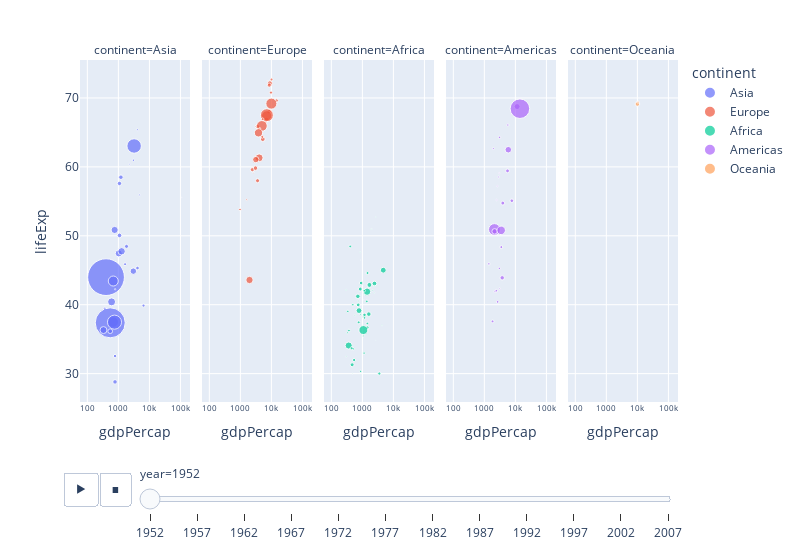

The notebook cell saved with this chart:
### Code cell
# 大陸ごとに散布図を分割
# 年ごとに分割

animation_fig = px.scatter(
     gapminder,
    x="gdpPercap",
    y="lifeExp",
    log_x=True,
    hover_name="country",
    size="pop",
    size_max=40,
    color="continent",
    facet_col="continent",
    width=800,
    animation_frame="year",
)
animation_fig.update_xaxes(tickfont={"size": 8})
animation_fig.show()

### Figure 1 — Plotly figure (JSON) as saved in the notebook; plotly's stock layout.template omitted (floating-point values rounded to 4 significant figures)
{"data": [{"hovertemplate": "<b>%{hovertext}</b><br><br>continent=Asia<br>year=1952<br>gdpPercap=%{x}<br>lifeExp=%{y}<br>pop=%{marker.size}<extra></extra>", "hovertext": ["Afghanistan", "Bahrain", "Bangladesh", "Cambodia", "China", "Hong Kong, China", "India", "Indonesia", "Iran", "Iraq", "Israel", "Japan", "Jordan", "Korea, Dem. Rep.", "Korea, Rep.", "Kuwait", "Lebanon", "Malaysia", "Mongolia", "Myanmar", "Nepal", "Oman", "Pakistan", "Philippines", "Saudi Arabia", "Singapore", "Sri Lanka", "Syria", "Taiwan", "Thailand", "Vietnam", "West Bank and Gaza", "Yemen, Rep."], "legendgroup": "Asia", "marker": {"color": "#636efa", "size": [8425333, 120447, 46886859, 4693836, 556263527, 2125900, 372000000, 82052000, 17272000, 5441766, 1620914, 86459025, 607914, 8865488, 20947571, 160000, 1439529, 6748378, 800663, 20092996, 9182536, 507833, 41346560, 22438691, 4005677, 1127000, 7982342, 3661549, 8550362, 21289402, 26246839, 1030585, 4963829], "sizemode": "area", "sizeref": 824200.0, "symbol": "circle"}, "mode": "markers", "name": "Asia", "orientation": "v", "showlegend": true, "type": "scatter", "x": [779.4, 9867.0, 684.2, 368.5, 400.4, 3054.0, 546.6, 749.7, 3035.0, 4130.0, 4087.0, 3217.0, 1547.0, 1088.0, 1031.0, 108400.0, 4835.0, 1831.0, 786.6, 331, 545.9, 1828.0, 684.6, 1273.0, 6460.0, 2315.0, 1084.0, 1643.0, 1207.0, 757.8, 605.1, 1516.0, 781.7], "xaxis": "x", "y": [28.8, 50.94, 37.48, 39.42, 44, 60.96, 37.37, 37.47, 44.87, 45.32, 65.39, 63.03, 43.16, 50.06, 47.45, 55.56, 55.93, 48.46, 42.24, 36.32, 36.16, 37.58, 43.44, 47.75, 39.88, 60.4, 57.59, 45.88, 58.5, 50.85, 40.41, 43.16, 32.55], "yaxis": "y"}, {"hovertemplate": "<b>%{hovertext}</b><br><br>continent=Europe<br>year=1952<br>gdpPercap=%{x}<br>lifeExp=%{y}<br>pop=%{marker.size}<extra></extra>", "hovertext": ["Albania", "Austria", "Belgium", "Bosnia and Herzegovina", "Bulgaria", "Croatia", "Czech Republic", "Denmark", "Finland", "France", "Germany", "Greece", "Hungary", "Iceland", "Ireland", "Italy", "Montenegro", "Netherlands", "Norway", "Poland", "Portugal", "Romania", "Serbia", "Slovak Republic", "Slovenia", "Spain", "Sweden", "Switzerland", "Turkey", "United Kingdom"], "legendgroup": "Europe", "marker": {"color": "#EF553B", "size": [1282697, 6927772, 8730405, 2791000, 7274900, 3882229, 9125183, 4334000, 4090500, 42459667, 69145952, 7733250, 9504000, 147962, 2952156, 47666000, 413834, 10381988, 3327728, 25730551, 8526050, 16630000, 6860147, 3558137, 1489518, 28549870, 7124673, 4815000, 22235677, 50430000], "sizemode": "area", "sizeref": 824200.0, "symbol": "circle"}, "mode": "markers", "name": "Europe", "orientation": "v", "showlegend": true, "type": "scatter", "x": [1601.0, 6137.0, 8343.0, 973.5, 2444.0, 3119.0, 6876.0, 9692.0, 6425.0, 7030.0, 7144.0, 3531.0, 5264.0, 7268.0, 5210.0, 4931.0, 2648.0, 8942.0, 10100.0, 4029.0, 3068.0, 3145.0, 3581.0, 5075.0, 4215.0, 3834.0, 8528.0, 14730.0, 1969.0, 9980.0], "xaxis": "x2", "y": [55.23, 66.8, 68, 53.82, 59.6, 61.21, 66.87, 70.78, 66.55, 67.41, 67.5, 65.86, 64.03, 72.49, 66.91, 65.94, 59.16, 72.13, 72.67, 61.31, 59.82, 61.05, 58.0, 64.36, 65.57, 64.94, 71.86, 69.62, 43.59, 69.18], "yaxis": "y2"}, {"hovertemplate": "<b>%{hovertext}</b><br><br>continent=Africa<br>year=1952<br>gdpPercap=%{x}<br>lifeExp=%{y}<br>pop=%{marker.size}<extra></extra>", "hovertext": ["Algeria", "Angola", "Benin", "Botswana", "Burkina Faso", "Burundi", "Cameroon", "Central African Republic", "Chad", "Comoros", "Congo, Dem. Rep.", "Congo, Rep.", "Cote d'Ivoire", "Djibouti", "Egypt", "Equatorial Guinea", "Eritrea", "Ethiopia", "Gabon", "Gambia", "Ghana", "Guinea", "Guinea-Bissau", "Kenya", "Lesotho", "Liberia", "Libya", "Madagascar", "Malawi", "Mali", "Mauritania", "Mauritius", "Morocco", "Mozambique", "Namibia", "Niger", "Nigeria", "Reunion", "Rwanda", "Sao Tome and Principe", "Senegal", "Sierra Leone", "Somalia", "South Africa", "Sudan", "Swaziland", "Tanzania", "Togo", "Tunisia", "Uganda", "Zambia", "Zimbabwe"], "legendgroup": "Africa", "marker": {"color": "#00cc96", "size": [9279525, 4232095, 1738315, 442308, 4469979, 2445618, 5009067, 1291695, 2682462, 153936, 14100005, 854885, 2977019, 63149, 22223309, 216964, 1438760, 20860941, 420702, 284320, 5581001, 2664249, 580653, 6464046, 748747, 863308, 1019729, 4762912, 2917802, 3838168, 1022556, 516556, 9939217, 6446316, 485831, 3379468, 33119096, 257700, 2534927, 60011, 2755589, 2143249, 2526994, 14264935, 8504667, 290243, 8322925, 1219113, 3647735, 5824797, 2672000, 3080907], "sizemode": "area", "sizeref": 824200.0, "symbol": "circle"}, "mode": "markers", "name": "Africa", "orientation": "v", "showlegend": true, "type": "scatter", "x": [2449.0, 3521.0, 1063.0, 851.2, 543.3, 339.3, 1173.0, 1071.0, 1179.0, 1103.0, 780.5, 2126.0, 1389.0, 2670.0, 1419.0, 375.6, 328.9, 362.1, 4293.0, 485.2, 911.3, 510.2, 299.9, 853.5, 298.8, 575.6, 2388.0, 1443.0, 369.2, 452.3, 743.1, 1968.0, 1688.0, 468.5, 2424.0, 761.9, 1077.0, 2719.0, 493.3, 879.6, 1450.0, 879.8, 1136.0, 4725.0, 1616.0, 1148.0, 716.7, 859.8, 1468.0, 734.8, 1147.0, 406.9], "xaxis": "x3", "y": [43.08, 30.02, 38.22, 47.62, 31.98, 39.03, 38.52, 35.46, 38.09, 40.72, 39.14, 42.11, 40.48, 34.81, 41.89, 34.48, 35.93, 34.08, 37.0, 30, 43.15, 33.61, 32.5, 42.27, 42.14, 38.48, 42.72, 36.68, 36.26, 33.69, 40.54, 50.99, 42.87, 31.29, 41.73, 37.44, 36.32, 52.72, 40, 46.47, 37.28, 30.33, 32.98, 45.01, 38.63, 41.41, 41.22, 38.6, 44.6, 39.98, 42.04, 48.45], "yaxis": "y3"}, {"hovertemplate": "<b>%{hovertext}</b><br><br>continent=Americas<br>year=1952<br>gdpPercap=%{x}<br>lifeExp=%{y}<br>pop=%{marker.size}<extra></extra>", "hovertext": ["Argentina", "Bolivia", "Brazil", "Canada", "Chile", "Colombia", "Costa Rica", "Cuba", "Dominican Republic", "Ecuador", "El Salvador", "Guatemala", "Haiti", "Honduras", "Jamaica", "Mexico", "Nicaragua", "Panama", "Paraguay", "Peru", "Puerto Rico", "Trinidad and Tobago", "United States", "Uruguay", "Venezuela"], "legendgroup": "Americas", "marker": {"color": "#ab63fa", "size": [17876956, 2883315, 56602560, 14785584, 6377619, 12350771, 926317, 6007797, 2491346, 3548753, 2042865, 3146381, 3201488, 1517453, 1426095, 30144317, 1165790, 940080, 1555876, 8025700, 2227000, 662850, 157553000, 2252965, 5439568], "sizemode": "area", "sizeref": 824200.0, "symbol": "circle"}, "mode": "markers", "name": "Americas", "orientation": "v", "showlegend": true, "type": "scatter", "x": [5911.0, 2677.0, 2109.0, 11370.0, 3940.0, 2144.0, 2627.0, 5587.0, 1398.0, 3522.0, 3048.0, 2428.0, 1840.0, 2195.0, 2899.0, 3478.0, 3112.0, 2480.0, 1952.0, 3759.0, 3082.0, 3023.0, 13990.0, 5717.0, 7690.0], "xaxis": "x4", "y": [62.48, 40.41, 50.92, 68.75, 54.74, 50.64, 57.21, 59.42, 45.93, 48.36, 45.26, 42.02, 37.58, 41.91, 58.53, 50.79, 42.31, 55.19, 62.65, 43.9, 64.28, 59.1, 68.44, 66.07, 55.09], "yaxis": "y4"}, {"hovertemplate": "<b>%{hovertext}</b><br><br>continent=Oceania<br>year=1952<br>gdpPercap=%{x}<br>lifeExp=%{y}<br>pop=%{marker.size}<extra></extra>", "hovertext": ["Australia", "New Zealand"], "legendgroup": "Oceania", "marker": {"color": "#FFA15A", "size": [8691212, 1994794], "sizemode": "area", "sizeref": 824200.0, "symbol": "circle"}, "mode": "markers", "name": "Oceania", "orientation": "v", "showlegend": true, "type": "scatter", "x": [10040.0, 10560.0], "xaxis": "x5", "y": [69.12, 69.39], "yaxis": "y5"}], "layout": {"annotations": [{"font": {}, "showarrow": false, "text": "continent=Asia", "x": 0.092, "xanchor": "center", "xref": "paper", "y": 1, "yanchor": "bottom", "yref": "paper"}, {"font": {}, "showarrow": false, "text": "continent=Europe", "x": 0.296, "xanchor": "center", "xref": "paper", "y": 1, "yanchor": "bottom", "yref": "paper"}, {"font": {}, "showarrow": false, "text": "continent=Africa", "x": 0.5, "xanchor": "center", "xref": "paper", "y": 1, "yanchor": "bottom", "yref": "paper"}, {"font": {}, "showarrow": false, "text": "continent=Americas", "x": 0.704, "xanchor": "center", "xref": "paper", "y": 1, "yanchor": "bottom", "yref": "paper"}, {"font": {}, "showarrow": false, "text": "continent=Oceania", "x": 0.908, "xanchor": "center", "xref": "paper", "y": 1, "yanchor": "bottom", "yref": "paper"}], "legend": {"itemsizing": "constant", "title": {"text": "continent"}, "tracegroupgap": 0}, "margin": {"t": 60}, "sliders": [{"active": 0, "currentvalue": {"prefix": "year="}, "len": 0.9, "pad": {"b": 10, "t": 60}, "steps": [{"args": [["1952"], {"frame": {"duration": 0, "redraw": false}, "fromcurrent": true, "mode": "immediate", "transition": {"duration": 0, "easing": "linear"}}], "label": "1952", "method": "animate"}, {"args": [["1957"], {"frame": {"duration": 0, "redraw": false}, "fromcurrent": true, "mode": "immediate", "transition": {"duration": 0, "easing": "linear"}}], "label": "1957", "method": "animate"}, {"args": [["1962"], {"frame": {"duration": 0, "redraw": false}, "fromcurrent": true, "mode": "immediate", "transition": {"duration": 0, "easing": "linear"}}], "label": "1962", "method": "animate"}, {"args": [["1967"], {"frame": {"duration": 0, "redraw": false}, "fromcurrent": true, "mode": "immediate", "transition": {"duration": 0, "easing": "linear"}}], "label": "1967", "method": "animate"}, {"args": [["1972"], {"frame": {"duration": 0, "redraw": false}, "fromcurrent": true, "mode": "immediate", "transition": {"duration": 0, "easing": "linear"}}], "label": "1972", "method": "animate"}, {"args": [["1977"], {"frame": {"duration": 0, "redraw": false}, "fromcurrent": true, "mode": "immediate", "transition": {"duration": 0, "easing": "linear"}}], "label": "1977", "method": "animate"}, {"args": [["1982"], {"frame": {"duration": 0, "redraw": false}, "fromcurrent": true, "mode": "immediate", "transition": {"duration": 0, "easing": "linear"}}], "label": "1982", "method": "animate"}, {"args": [["1987"], {"frame": {"duration": 0, "redraw": false}, "fromcurrent": true, "mode": "immediate", "transition": {"duration": 0, "easing": "linear"}}], "label": "1987", "method": "animate"}, {"args": [["1992"], {"frame": {"duration": 0, "redraw": false}, "fromcurrent": true, "mode": "immediate", "transition": {"duration": 0, "easing": "linear"}}], "label": "1992", "method": "animate"}, {"args": [["1997"], {"frame": {"duration": 0, "redraw": false}, "fromcurrent": true, "mode": "immediate", "transition": {"duration": 0, "easing": "linear"}}], "label": "1997", "method": "animate"}, {"args": [["2002"], {"frame": {"duration": 0, "redraw": false}, "fromcurrent": true, "mode": "immediate", "transition": {"duration": 0, "easing": "linear"}}], "label": "2002", "method": "animate"}, {"args": [["2007"], {"frame": {"duration": 0, "redraw": false}, "fromcurrent": true, "mode": "immediate", "transition": {"duration": 0, "easing": "linear"}}], "label": "2007", "method": "animate"}], "x": 0.1, "xanchor": "left", "y": 0, "yanchor": "top"}], "updatemenus": [{"buttons": [{"args": [null, {"frame": {"duration": 500, "redraw": false}, "fromcurrent": true, "mode": "immediate", "transition": {"duration": 500, "easing": "linear"}}], "label": "&#9654;", "method": "animate"}, {"args": [[null], {"frame": {"duration": 0, "redraw": false}, "fromcurrent": true, "mode": "immediate", "transition": {"duration": 0, "easing": "linear"}}], "label": "&#9724;", "method": "animate"}], "direction": "left", "pad": {"r": 10, "t": 70}, "showactive": false, "type": "buttons", "x": 0.1, "xanchor": "right", "y": 0, "yanchor": "top"}], "width": 800, "xaxis": {"anchor": "y", "domain": [0, 0.184], "tickfont": {"size": 8}, "title": {"text": "gdpPercap"}, "type": "log"}, "xaxis2": {"anchor": "y2", "domain": [0.204, 0.388], "matches": "x", "tickfont": {"size": 8}, "title": {"text": "gdpPercap"}, "type": "log"}, "xaxis3": {"anchor": "y3", "domain": [0.408, 0.592], "matches": "x", "tickfont": {"size": 8}, "title": {"text": "gdpPercap"}, "type": "log"}, "xaxis4": {"anchor": "y4", "domain": [0.612, 0.796], "matches": "x", "tickfont": {"size": 8}, "title": {"text": "gdpPercap"}, "type": "log"}, "xaxis5": {"anchor": "y5", "domain": [0.816, 1], "matches": "x", "tickfont": {"size": 8}, "title": {"text": "gdpPercap"}, "type": "log"}, "yaxis": {"anchor": "x", "domain": [0, 1], "title": {"text": "lifeExp"}}, "yaxis2": {"anchor": "x2", "domain": [0, 1], "matches": "y", "showticklabels": false}, "yaxis3": {"anchor": "x3", "domain": [0, 1], "matches": "y", "showticklabels": false}, "yaxis4": {"anchor": "x4", "domain": [0, 1], "matches": "y", "showticklabels": false}, "yaxis5": {"anchor": "x5", "domain": [0, 1], "matches": "y", "showticklabels": false}}}
